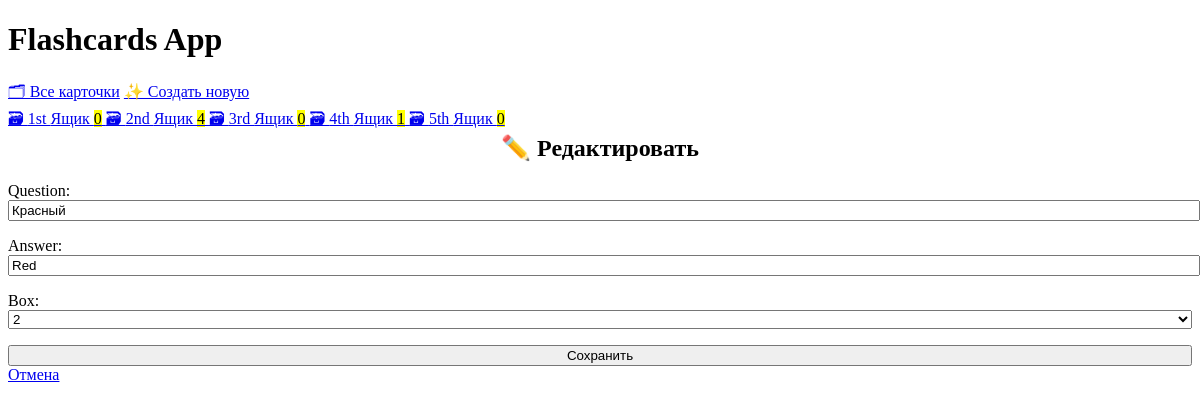
The app's page /edit/4 with its own data.
### cards/models.py (models this page shows, shortened)
class Card(models.Model):
    question = models.CharField(max_length=100)
    answer = models.CharField(max_length=100)
    box = models.IntegerField(
        choices=zip(BOXES, BOXES),
        default=BOXES[0],
    )
    date_created = models.DateTimeField(auto_now_add=True)

### cards/views.py (the view)
# urls.py: path('edit/<int:pk>', views.CardUpdateView.as_view(), name='card-update'),
class CardUpdateView(CardCreateView, UpdateView):
    success_url = reverse_lazy('card-list')

### cards/templatetag/cards_tags.py (called while the page is built)
@register.inclusion_tag('cards/box_links.html')
def boxes_as_links():
    boxes = []
    for box_num in BOXES:
        card_count = Card.objects.filter(box=box_num).count()
        boxes.append({
            'number': box_num,
            'card_count': card_count,
        })
    return {'boxes': boxes}

### cards/templates/cards/card_form.html (shortened to what this page needs)
{% extends 'cards/base.html' %}
{% block content %}
    {% if card %}
        <h2> ✏️ Редактировать</h2>
    {% else %}
        <h2> ✨ Создать новую</h2>
    {% endif %}
    <form method="post">
        {{ form.as_p }}
        <input type="submit" value="Сохранить">
    </form>
    <a href="{% url 'card-list' %}" >
        Отмена
    </a>
{% endblock %}

### cards/templates/cards/base.html (style rules this page uses)
:root { --accent: #6e48ad; --accent-bg: white; --bg: #fff; --text: #212121; --text-light: #585858; --border: #d8dae1; --code: #d81b60; --preformatted: #444; }
h2 { text-align: center; }
h2, h4 { margin-top: 0; }
input, select, textarea { width: 100%; }

### records on screen
Card: question "Красный", answer "Red", box "2"

### other values on screen
{{ box.number | ordinal }} "1st" "2nd" "3rd" "4th" "5th"
{{ box.card_count }} "0" "4" "0" "1" "0"
